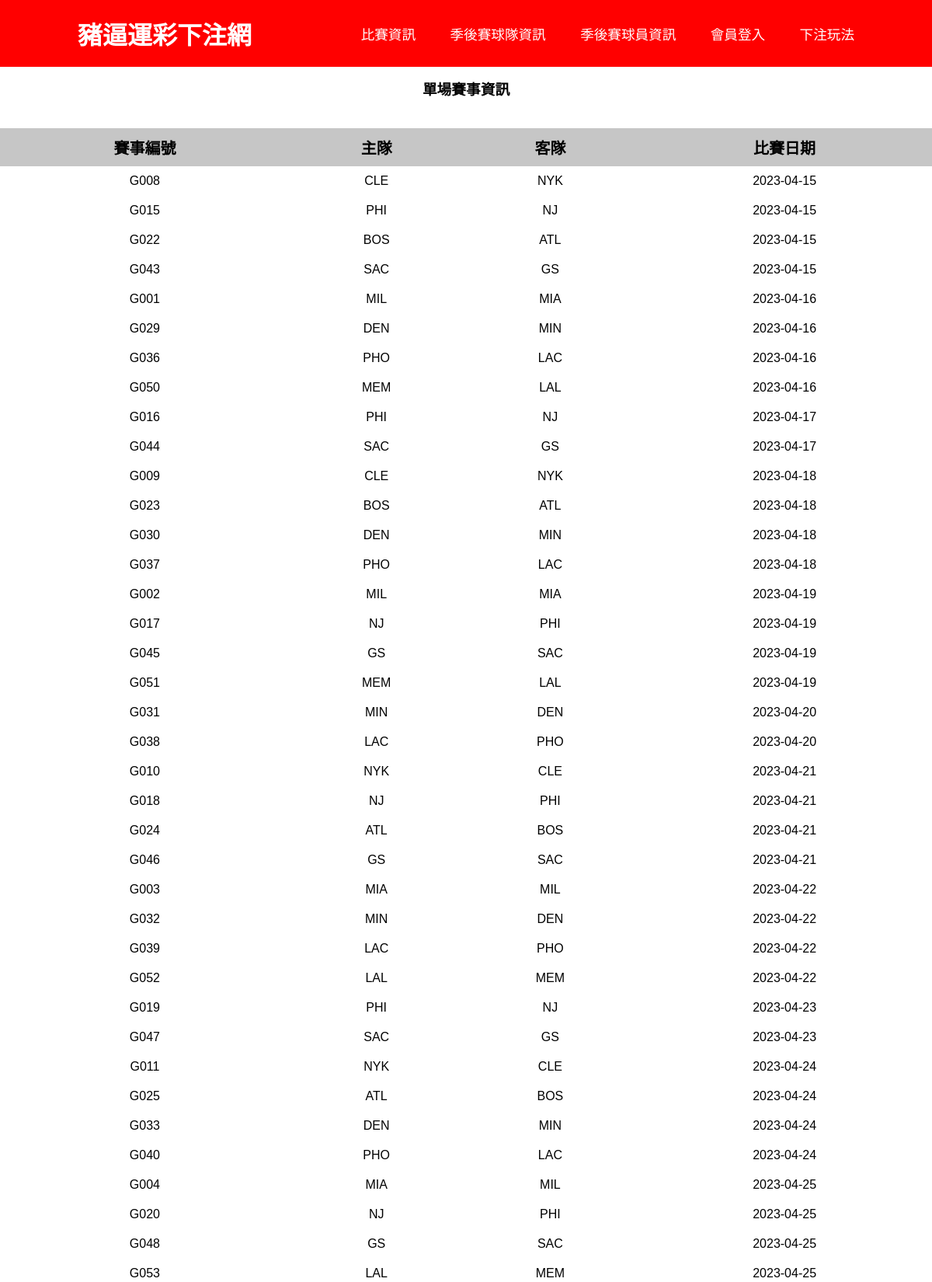
The app's page /view2 (upper part) with its own data.
### tables this page shows
CREATE TABLE "match_info" (
	"matchId"	TEXT,
	"home"	TEXT,
	"away"	TEXT,
	"date"	date,
	"賽事種類"	TEXT DEFAULT 系列賽,
	FOREIGN KEY("away") REFERENCES "NBA_playoff_teams"("球隊縮寫"),
	FOREIGN KEY("home") REFERENCES "NBA_playoff_teams"("球隊縮寫"),
	PRIMARY KEY("matchId")
);

### app.py (the view)
@app.route("/view2")
def view2():
    logged_in = False
    if "username" in session:
        logged_in = True
    con = sqlite3.connect("Gamble.db")
    con.row_factory = sqlite3.Row
    cur = con.cursor()
    cur.execute("SELECT * FROM match_info WHERE `賽事種類` = '單場賽場' Order By date;")
    con.commit()
    rows = cur.fetchall()
    return render_template("view2.html", rows=rows, logged_in=logged_in)

### app.py (called while the page is built)
@login_manager.request_loader
def request_loader(userpig):
    user = User(userpig)
    return user

### templates/view2.html (shortened to what this page needs)
<!DOCTYPE html>
{% if logged_in %}
<html>
<head>
    <title>List</title>
    <link rel="stylesheet" href="{{ url_for('static',filename='styles_index.css') }}">
    <style>
        body {
            text-align: center;
        }
        table {
            border-collapse: collapse;
            width: 100%;
            margin-top: 20px;
        }
        th, td {
            padding: 10px;
        }
        th {
            background-color: rgb(198, 198, 198);
            font-size: 20px;
        }
        tbody tr:nth-child(4n)::after {
            content: "";
            display: table-row;
            border-bottom: 1px solid black;
        }
    </style>
</head>
<header>
    <h2 class="logo">NBA 運彩下注網</h2>
    <nav class="navigation">
        <a href="/view">比賽資訊</a>
        <a href="/team">季後賽球隊資訊</a>
        <a href="/player">季後賽球員資訊</a>
        <a href="/money_in_out">出入金</a>
        <a href="/bet_index">下注</a>
        <a href="/member_infor">會員資料</a>
        <a href="/logout">登出</a>
    </nav>
</header>
<body class="left_body">
    <h3>單場賽事資訊</h3><br>
    <table>
        <thead>
            <tr>
                <th>賽事編號</th>
                <th>主隊</th>
                <th>客隊</th>
                <th>比賽日期</th>
            </tr>
        </thead>
        <tbody>
            {% for row in rows %}
                <tr>
                    <td>{{ row["matchId"] }}</td>
                    <td>{{ row["home"] }}</td>
                    <td>{{ row["away"] }}</td>
                    <td>{{ row["date"] }}</td>
                </tr>
            {% endfor %}
        </tbody>
    </table>
    <a href="/index_in">返回首頁</a>
</body>
</html>
{% else %}
<html>
<head>
    <link rel="stylesheet" href="{{ url_for('static',filename='styles_index.css') }}">
</head>
<header>
    <h2 class="logo">豬逼運彩下注網</h2>
    <nav class="navigation">
        <a href ="/view">比賽資訊</a>
        <a href="/team">季後賽球隊資訊</a>
        <a href="/player">季後賽球員資訊</a>
        <a href="/login">會員登入</a>
        <a href="/gameplay">下注玩法</a>
    </nav>
</header>
<body class="left_body">
    <h3>單場賽事資訊</h3><br>
    <table>
        <thead>
            <tr>
                <th>賽事編號</th>
                <th>主隊</th>
                <th>客隊</th>
                <th>比賽日期</th>
            </tr>
        </thead>
        <tbody>
            {% for row in rows %}
                <tr>
                    <td>{{ row["matchId"] }}</td>
                    <td>{{ row["home"] }}</td>
                    <td>{{ row["away"] }}</td>
                    <td>{{ row["date"] }}</td>
                </tr>
            {% endfor %}
        </tbody>
    </table>
</body>
</html>
{%  endif  %}

### static/styles_index.css (style rules this page uses)
* { margin: 0; padding: 0; box-sizing: border-box; font-family: 'Poppins', sans-serif; }
table { width:100% ; }
.left_body { padding-top: 100px; }
header { position: fixed; top: 0; left: 0; width: 100%; padding: 20px 100px; background: red; display: flex; justify-content: space-between; align-items: center; z-index: 99; }
.logo { font-size: 2em; color: #fff; user-select: none; }
.navigation a { position:relative; font-size: 1.1em; color:#fff; text-decoration: none; font-weight: 50; margin-left: 40px; }
.navigation a::after { content: ''; position: absolute; left: 0; bottom: -6px; width: 100%; height: 3px; background: #fff; border-radius: 5px; transform: scaleX(0); transition: transform .5s; }

### templates/view2.html (style rules this page uses)
body { text-align: center; }
table { border-collapse: collapse; width: 100%; margin-top: 20px; }
th, td { padding: 10px; }
th { background-color: rgb(198, 198, 198); font-size: 20px; }
tbody tr:nth-child(4n)::after { content: ""; display: table-row; border-bottom: 1px solid black; }

### records on screen
match_info: matchId "G008", home "CLE", away "NYK", date "2023-04-15"
match_info: matchId "G015", home "PHI", away "NJ", date "2023-04-15"
match_info: matchId "G022", home "BOS", away "ATL", date "2023-04-15"
match_info: matchId "G043", home "SAC", away "GS", date "2023-04-15"
match_info: matchId "G001", home "MIL", away "MIA", date "2023-04-16"
match_info: matchId "G029", home "DEN", away "MIN", date "2023-04-16"
match_info: matchId "G036", home "PHO", away "LAC", date "2023-04-16"
match_info: matchId "G050", home "MEM", away "LAL", date "2023-04-16"
match_info: matchId "G016", home "PHI", away "NJ", date "2023-04-17"
match_info: matchId "G044", home "SAC", away "GS", date "2023-04-17"
match_info: matchId "G009", home "CLE", away "NYK", date "2023-04-18"
match_info: matchId "G023", home "BOS", away "ATL", date "2023-04-18"
match_info: matchId "G030", home "DEN", away "MIN", date "2023-04-18"
match_info: matchId "G037", home "PHO", away "LAC", date "2023-04-18"
match_info: matchId "G002", home "MIL", away "MIA", date "2023-04-19"
match_info: matchId "G017", home "NJ", away "PHI", date "2023-04-19"
match_info: matchId "G045", home "GS", away "SAC", date "2023-04-19"
match_info: matchId "G051", home "MEM", away "LAL", date "2023-04-19"
match_info: matchId "G031", home "MIN", away "DEN", date "2023-04-20"
match_info: matchId "G038", home "LAC", away "PHO", date "2023-04-20"
match_info: matchId "G010", home "NYK", away "CLE", date "2023-04-21"
match_info: matchId "G018", home "NJ", away "PHI", date "2023-04-21"
match_info: matchId "G024", home "ATL", away "BOS", date "2023-04-21"
match_info: matchId "G046", home "GS", away "SAC", date "2023-04-21"
match_info: matchId "G003", home "MIA", away "MIL", date "2023-04-22"
match_info: matchId "G032", home "MIN", away "DEN", date "2023-04-22"
match_info: matchId "G039", home "LAC", away "PHO", date "2023-04-22"
match_info: matchId "G052", home "LAL", away "MEM", date "2023-04-22"
match_info: matchId "G019", home "PHI", away "NJ", date "2023-04-23"
match_info: matchId "G047", home "SAC", away "GS", date "2023-04-23"
match_info: matchId "G011", home "NYK", away "CLE", date "2023-04-24"
match_info: matchId "G025", home "ATL", away "BOS", date "2023-04-24"
match_info: matchId "G033", home "DEN", away "MIN", date "2023-04-24"
match_info: matchId "G040", home "PHO", away "LAC", date "2023-04-24"
match_info: matchId "G004", home "MIA", away "MIL", date "2023-04-25"
match_info: matchId "G020", home "NJ", away "PHI", date "2023-04-25"
match_info: matchId "G048", home "GS", away "SAC", date "2023-04-25"
match_info: matchId "G053", home "LAL", away "MEM", date "2023-04-25"
